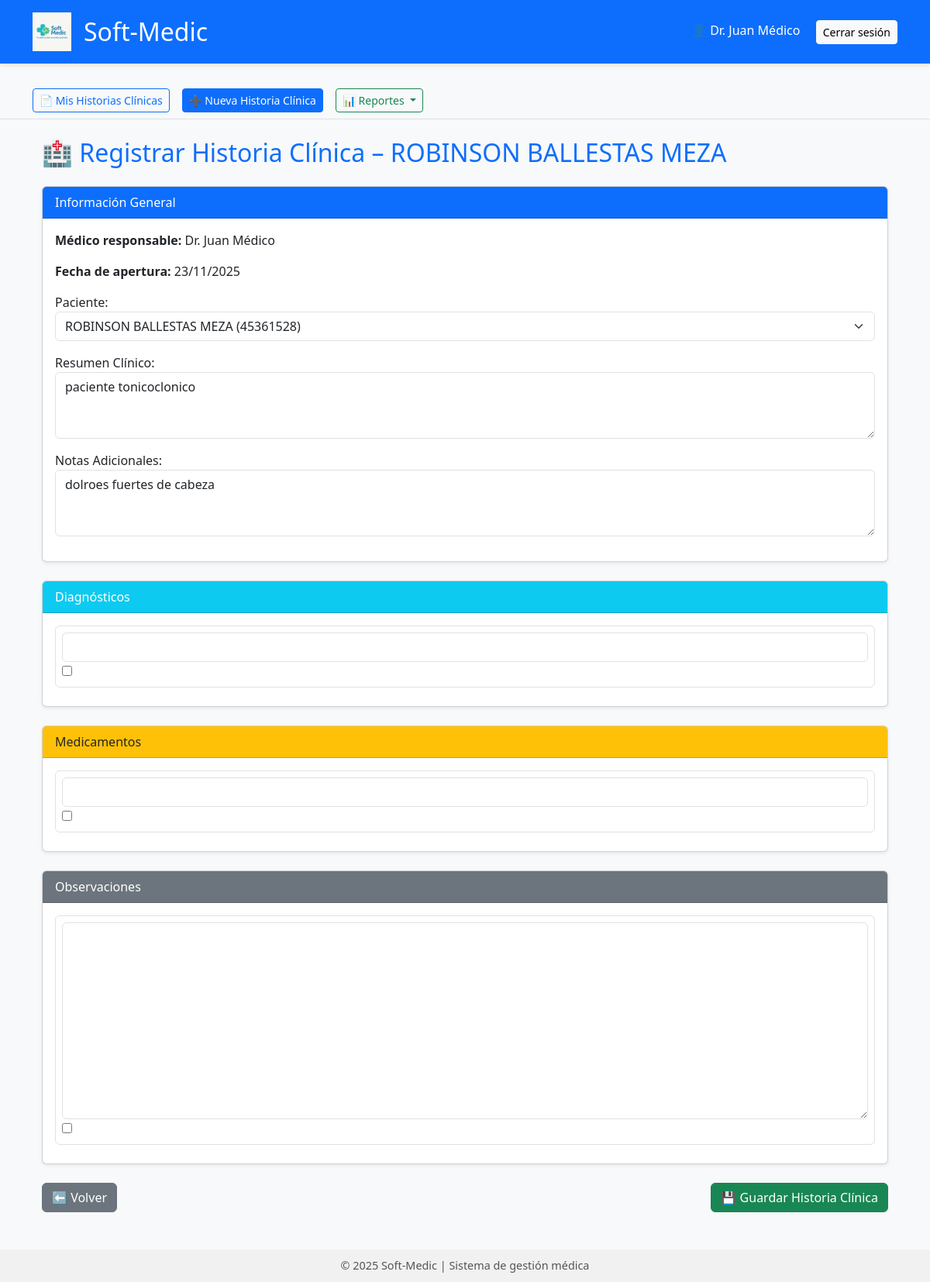
The app's page /historias/editar/3/ (signed in) with its own data.
### users/models.py (models this page shows, shortened)
class CustomUser(AbstractBaseUser, PermissionsMixin):
    ROLES = [
        ('ADMIN', 'Administrador'),
        ('MEDICO', 'Médico'),
        ('RECEPCIONISTA', 'Recepcionista'),
        ('PACIENTE', 'Paciente'),
    ]
    nombre = models.CharField(max_length=150, verbose_name='Nombre completo')
    correo = models.EmailField(unique=True, verbose_name='Correo electrónico')
    rol = models.CharField(max_length=20, choices=ROLES, default='RECEPCIONISTA', verbose_name='Rol')
    is_active = models.BooleanField(default=True)
    is_staff = models.BooleanField(default=False)
    date_joined = models.DateTimeField(default=timezone.now)
    first_name = models.CharField(max_length=150, blank=True, null=True)
    last_name = models.CharField(max_length=150, blank=True, null=True)
    USERNAME_FIELD = 'correo'
    REQUIRED_FIELDS = ['nombre']
    objects = CustomUserManager()
    class Meta:
        verbose_name = 'Usuario'
        verbose_name_plural = 'Usuarios'
        ordering = ['nombre']

### historias/models.py (models this page shows, shortened)
class HistoriaClinica(models.Model):
    codigo_prestador = models.CharField("Código del Prestador", max_length=50, blank=True, null=True)
    nit_prestador = models.CharField("NIT", max_length=50, blank=True, null=True)
    direccion_prestador = models.CharField("Dirección", max_length=255, blank=True, null=True)
    telefono_prestador = models.CharField("Teléfono", max_length=50, blank=True, null=True)
    web_prestador = models.URLField("Web", blank=True, null=True)
    email_prestador = models.EmailField("Email", blank=True, null=True)
    paciente = models.ForeignKey(
        Paciente,
        on_delete=models.CASCADE,
        related_name='historias_clinicas'
    )
    fecha_apertura = models.DateTimeField(auto_now_add=True)
    fecha_ingreso = models.DateField("Fecha de Ingreso", default=timezone.now)
    hora_ingreso = models.TimeField("Hora de Ingreso", auto_now_add=True)
    fecha_cierre = models.DateField("Fecha Cierre HC", blank=True, null=True)
    numero_historia = models.CharField(
        "Nro. Historia",
        max_length=50,
        blank=True,
        null=True,
        unique=True
    )
    tipo_historia = models.CharField("Tipo de Historia", max_length=50, blank=True, null=True)
    usuario_registra = models.ForeignKey(
        settings.AUTH_USER_MODEL,
        on_delete=models.PROTECT,
        related_name='historias_registradas',
        blank=True,
        null=True
    )
    medico_responsable = models.ForeignKey(
        settings.AUTH_USER_MODEL,
        on_delete=models.PROTECT,
        related_name='historias_clinicas_medico'
    )
    motivo_consulta = models.TextField("Motivo de Consulta", blank=True, null=True)
    puerta_entrada = models.CharField("Puerta de Entrada / Ruta Prediagnóstica", max_length=255, blank=True, null=True)
    resumen_clinico = models.TextField("Resumen Clínico", blank=True, null=True)
    notas_adicionales = models.TextField("Notas Adicionales", blank=True, null=True)
    tiempo_evolucion = models.CharField("Tiempo de evolución", max_length=128, blank=True, null=True)
    sintomas_principales = models.TextField("Síntomas principales", blank=True, null=True)
    tratamiento_previo = models.TextField("Tratamiento previo", blank=True, null=True)
    revision_sistemas = JSONField("Revisión por sistemas", blank=True, null=True)
    fc = models.PositiveIntegerField("Frecuencia cardiaca (FC)", null=True, blank=True)
    fr = models.PositiveIntegerField("Frecuencia respiratoria (FR)", null=True, blank=True)
    ta_sist = models.CharField("TA sistólica/diastólica", max_length=16, blank=True, null=True)
    temperatura = models.DecimalField("Temperatura (°C)", max_digits=4, decimal_places=1, null=True, blank=True)
    saturacion = models.DecimalField("Saturación (%)", max_digits=5, decimal_places=2, null=True, blank=True)
    peso = models.DecimalField("Peso (kg)", max_digits=6, decimal_places=2, null=True, blank=True)
    talla = models.DecimalField("Talla (cm)", max_digits=5, decimal_places=2, null=True, blank=True)
    imc = models.DecimalField("IMC", max_digits=5, decimal_places=2, null=True, blank=True)
    examen_fisico = models.TextField("Examen físico", blank=True, null=True)
    diagnosticos = JSONField("Diagnósticos (CIE-10)", blank=True, null=True)
    plan_manejo = models.TextField("Plan de manejo", blank=True, null=True)
    medicamentos = models.TextField("Medicamentos / Prescripción", blank=True, null=True)
    recomendaciones = models.TextField("Recomendaciones", blank=True, null=True)
    created_at = models.DateTimeField(auto_now_add=True)
    updated_at = models.DateTimeField(auto_now=True)
    fecha_impresion = models.DateTimeField("Fecha de Impresión", default=timezone.now)
    class Meta:
        ordering = ['-fecha_ingreso']
        verbose_name = "Historia Clínica"
        verbose_name_plural = "Historias Clínicas"

### pacientes/models.py (models this page shows)
class Paciente(models.Model):
    nombre_completo = models.CharField(max_length=150, verbose_name="Nombre completo")
    identificacion = models.CharField(max_length=20, unique=True, verbose_name="Identificación")
    fecha_nacimiento = models.DateField(verbose_name="Fecha de nacimiento")
    contacto = models.CharField(max_length=100, blank=True, null=True, verbose_name="Contacto (teléfono o email)")
    eps = models.ForeignKey(EPS, on_delete=models.SET_NULL, null=True, blank=True, verbose_name="EPS / Aseguradora de salud")
    created_at = models.DateTimeField(auto_now_add=True, verbose_name="Creado en")
    updated_at = models.DateTimeField(auto_now=True, verbose_name="Actualizado en")
    class Meta:
        db_table = "paciente"
        ordering = ["nombre_completo"]
        verbose_name = "Paciente"
        verbose_name_plural = "Pacientes"
    def __str__(self):
        return f"{self.nombre_completo} ({self.identificacion})"

### historias/views.py (the view, shortened to what this page needs)
# urls.py: path('editar/<int:pk>/', HistoriaClinicaUpdateView.as_view(), name='editar_historia'),
class HistoriaClinicaUpdateView(LoginRequiredMixin, UpdateView):
    model = HistoriaClinica
    form_class = HistoriaClinicaForm
    template_name = 'historias/editar_hce.html'
    success_url = reverse_lazy('historias:listar_historias')
    def dispatch(self, request, *args, **kwargs):
        historia = self.get_object()
        if not puede_editar_historia(request.user, historia):
            return HttpResponseForbidden("No tienes permisos para editar esta historia clínica.")
        return super().dispatch(request, *args, **kwargs)
    def get_form_kwargs(self):
        kwargs = super().get_form_kwargs()
        kwargs['user'] = self.request.user
        return kwargs
    def get_context_data(self, **kwargs):
        data = super().get_context_data(**kwargs)
        if self.request.POST:
            data['diag_formset'] = DiagnosticoFormSet(self.request.POST, instance=self.object)
            data['med_formset'] = MedicamentoFormSet(self.request.POST, instance=self.object)
            data['obs_formset'] = ObservacionFormSet(self.request.POST, instance=self.object)
            data['adj_formset'] = HistoriaAdjuntoFormSet(self.request.POST, self.request.FILES, instance=self.object)
        else:
            data['diag_formset'] = DiagnosticoFormSet(instance=self.object)
            data['med_formset'] = MedicamentoFormSet(instance=self.object)
            data['obs_formset'] = ObservacionFormSet(instance=self.object)
            data['adj_formset'] = HistoriaAdjuntoFormSet(instance=self.object)
        return data

### historias/permisos.py (called while the page is built)
def puede_editar_historia(user, historia):
    return user.rol == "MEDICO" and historia.medico_responsable == user

### historias/templatetags/form_tags.py (called while the page is built)
@register.filter(name='add_class')
def add_class(field, css_class):
    try:
        return field.as_widget(attrs={"class": css_class})
    except Exception:
        return field

### historias/templates/historias/editar_hce.html (shortened to what this page needs)
{% extends "base.html" %}
{% load form_tags %}
{% block content %}
<div class="container mt-4">
    <h2 class="mb-4 text-primary">
        🏥 Registrar Historia Clínica – {{ form.instance.paciente.nombre_completo }}
    </h2>
    <form method="post">
        <div class="card mb-4 shadow-sm">
            <div class="card-header bg-primary text-white">
                Información General
            </div>
            <div class="card-body">
                <p><strong>Médico responsable:</strong> {{ request.user.nombre }}</p>
                <p><strong>Fecha de apertura:</strong> {{ form.instance.fecha_ingreso|date:"d/m/Y" }}</p>
                <div class="mb-3">
                    {{ form.paciente.label_tag }}
                    {{ form.paciente|add_class:"form-select" }}
                </div>
                <div class="mb-3">
                    {{ form.resumen_clinico.label_tag }}
                    {{ form.resumen_clinico }}
                </div>
                <div class="mb-3">
                    {{ form.notas_adicionales.label_tag }}
                    {{ form.notas_adicionales }}
                </div>
            </div>
        </div>
        <div class="card mb-4 shadow-sm">
            <div class="card-header bg-info text-white">Diagnósticos</div>
            <div class="card-body">
                {% for f in diag_formset %}
                    <div class="mb-2 border p-2 rounded">
                        {{ f.descripcion|add_class:"form-control" }}
                        {{ f.DELETE }}
                    </div>
                {% endfor %}
            </div>
        </div>
        <div class="card mb-4 shadow-sm">
            <div class="card-header bg-warning text-dark">Medicamentos</div>
            <div class="card-body">
                {% for f in med_formset %}
                    <div class="mb-2 border p-2 rounded">
                        {{ f.nombre|add_class:"form-control" }}
                        {{ f.DELETE }}
                    </div>
                {% endfor %}
            </div>
        </div>
        <div class="card mb-4 shadow-sm">
            <div class="card-header bg-secondary text-white">Observaciones</div>
            <div class="card-body">
                {% for f in obs_formset %}
                    <div class="mb-2 border p-2 rounded">
                        {{ f.detalle|add_class:"form-control" }}
                        {{ f.DELETE }}
                    </div>
                {% endfor %}
            </div>
        </div>
        <div class="d-flex justify-content-between mb-5">
            <a href="{% url 'users:medico_dashboard' %}" class="btn btn-secondary">
                ⬅ Volver
            </a>
            <button type="submit" class="btn btn-success">
                💾 Guardar Historia Clínica
            </button>
        </div>
    </form>
</div>
{% endblock %}

### softmedic/templates/base.html (shortened to what this page needs)
{% load static %}
<!DOCTYPE html>
<html lang="es">
<head>
    <link href="https://cdn.jsdelivr.net/npm/bootstrap@5.3.3/dist/css/bootstrap.min.css" rel="stylesheet">
</head>
<body>
<header class="bg-primary text-white py-3 mb-4">
    <div class="container d-flex justify-content-between align-items-center">
        <div class="d-flex align-items-center">
            <img src="{% static 'img/logo_softmedic.png' %}" alt="Logo Soft-Medic" class="logo me-3">
            <h2 class="m-0">Soft-Medic</h2>
        </div>
        <nav>
            {% if user.is_authenticated %}
                <span class="me-3">👤 {{ user.nombre }}</span>
                <a href="{% url 'users:logout' %}" class="btn btn-light btn-sm">Cerrar sesión</a>
            {% else %}
                <a href="{% url 'users:login' %}" class="text-white me-3 text-decoration-none">Iniciar sesión</a>
                <a href="{% url 'users:register' %}" class="text-white text-decoration-none">Registrarse</a>
            {% endif %}
        </nav>
    </div>
</header>
{% if user.is_authenticated %}
<nav class="bg-light border-bottom py-2">
    <div class="container d-flex gap-3 align-items-center">
        {% if user.rol == "MEDICO" %}
            <a href="{% url 'historias:listar_historias' %}" class="btn btn-outline-primary btn-sm">
                📄 Mis Historias Clínicas
            </a>
            <a href="{% url 'historias:crear_historia' %}" class="btn btn-primary btn-sm">
                ➕ Nueva Historia Clínica
            </a>
        {% endif %}
        {% if user.rol == "ADMIN" or user.rol == "MEDICO" %}
        <div class="dropdown">
            <button class="btn btn-outline-success btn-sm dropdown-toggle" data-bs-toggle="dropdown">
                📊 Reportes
            </button>
        </div>
        {% endif %}
    </div>
</nav>
{% endif %}
<main class="container my-4">
    {% block content %}{% endblock %}
</main>
<footer>
    © 2025 Soft-Medic | Sistema de gestión médica
</footer>
</body>
</html>

### softmedic/templates/base.html (style rules this page uses)
body { background-color: #f8f9fa; }
header { box-shadow: 0 2px 6px rgba(0,0,0,0.1); }
footer { background: #f1f1f1; padding: 10px 0; text-align: center; margin-top: 40px; font-size: 0.9rem; color: #555; }
.logo { height: 50px; }

### records on screen
CustomUser: nombre "Dr. Juan Médico", user.nombre "Dr. Juan Médico"
HistoriaClinica: instance.paciente.nombre_completo "ROBINSON BALLESTAS MEZA", instance.fecha_ingreso "23/11/2025", paciente "ROBINSON BALLESTAS MEZA (45361528)", resumen_clinico "paciente tonicoclonico", notas_adicionales "dolroes fuertes de cabeza"
